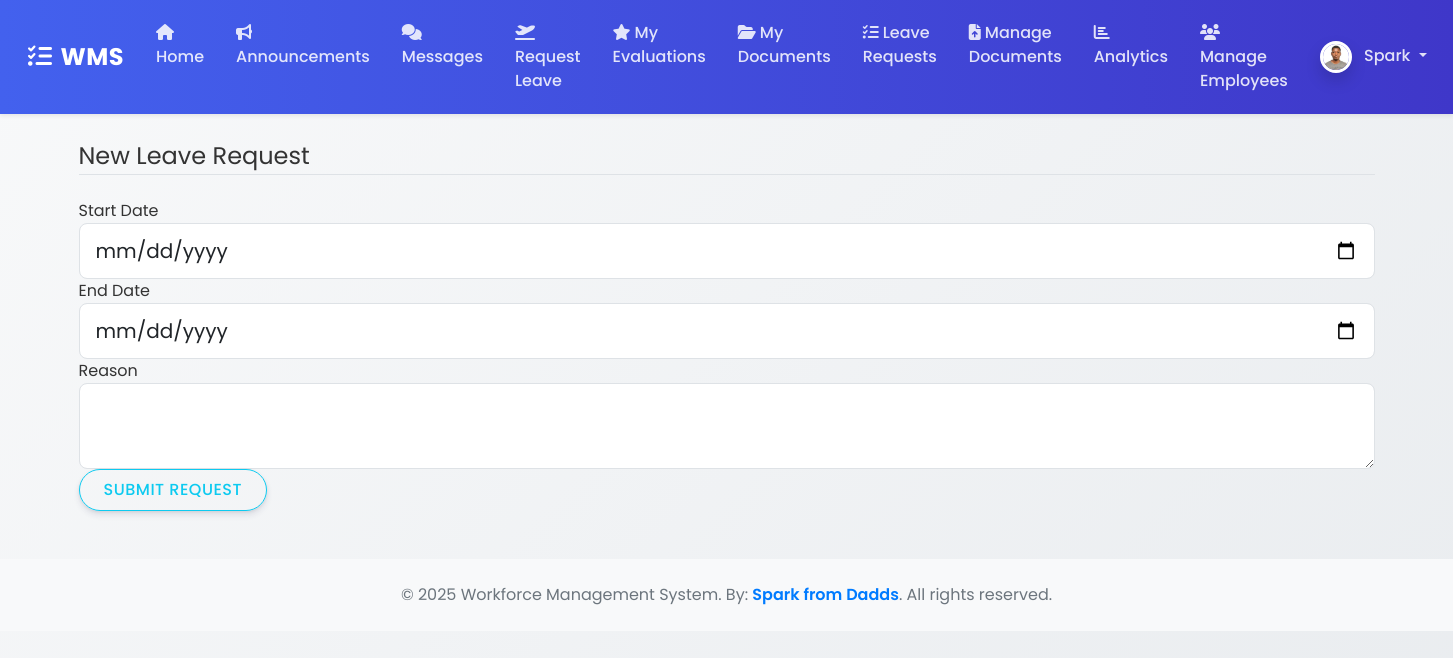
Page /leave/new (signed in) on the committed database.
### wms/models.py (models this page shows, shortened)
class ProfilePicture(db.Model):
    id = db.Column(db.Integer, primary_key=True)
    filename = db.Column(db.String(100), nullable=False)
    upload_date = db.Column(db.DateTime, nullable=False, default=datetime.datetime.utcnow)
    user_id = db.Column(db.Integer, db.ForeignKey('user.id'), nullable=False, unique=True)

class User(UserMixin, db.Model):
    id = db.Column(db.Integer, primary_key=True)
    username = db.Column(db.String(150), unique=True, nullable=False)
    email = db.Column(db.String(150), unique=True, nullable=False)
    password_hash = db.Column(db.String(256))
    role = db.Column(db.String(50), nullable=False, default='Employee') # Roles: Admin, Manager, Employee
    profile_picture = db.relationship('ProfilePicture', backref='user', uselist=False)

### wms/routes.py (the view, shortened to what this page needs)
@main_bp.route("/leave/new", methods=['GET', 'POST'])
@login_required
def new_leave_request():
    form = LeaveRequestForm()
    return render_template('create_leave_request.html', title='New Leave Request', form=form, legend='New Leave Request')

### wms/forms.py
class LeaveRequestForm(FlaskForm):
    start_date = DateField('Start Date', format='%Y-%m-%d', validators=[DataRequired()])
    end_date = DateField('End Date', format='%Y-%m-%d', validators=[DataRequired()])
    reason = TextAreaField('Reason', validators=[DataRequired()])
    submit = SubmitField('Submit Request')

### wms/__init__.py (called while the page is built)
def create_app():
    app = Flask(__name__)
    app.config['SECRET_KEY'] = os.environ.get('SECRET_KEY', 'a-very-secret-key-for-dev')
    app.config['SQLALCHEMY_DATABASE_URI'] = os.environ.get('DATABASE_URL', 'sqlite:///wms.db')
    app.config['SQLALCHEMY_TRACK_MODIFICATIONS'] = False
    app.config['UPLOAD_FOLDER'] = os.path.join(app.root_path, 'static/uploads')
    db.init_app(app)
    login_manager.init_app(app)
    csrf.init_app(app)
    migrate.init_app(app, db) # Initialize Migrate with app and db
    login_manager.login_view = 'main.login'
    login_manager.login_message_category = 'info'
    from wms.routes import main_bp
    app.register_blueprint(main_bp)
    with app.app_context():
        from . import models
    @login_manager.user_loader
    def load_user(user_id):
        from .models import User
        return User.query.get(int(user_id))
    return app

### wms/templates/create_leave_request.html (shortened to what this page needs)
{% extends "base.html" %}
{% block content %}
    <div class="content-section">
        <form method="POST" action="">
            <fieldset class="form-group">
                <legend class="border-bottom mb-4">{{ legend }}</legend>
                <div class="form-group">
                    {{ form.start_date.label(class="form-control-label") }}
                    {% if form.start_date.errors %}
                        {{ form.start_date(class="form-control form-control-lg is-invalid") }}
                        <div class="invalid-feedback">
                            {% for error in form.start_date.errors %}
                                <span>{{ error }}</span>
                            {% endfor %}
                        </div>
                    {% else %}
                        {{ form.start_date(class="form-control form-control-lg") }}
                    {% endif %}
                </div>
                <div class="form-group">
                    {{ form.end_date.label(class="form-control-label") }}
                    {% if form.end_date.errors %}
                        {{ form.end_date(class="form-control form-control-lg is-invalid") }}
                        <div class="invalid-feedback">
                            {% for error in form.end_date.errors %}
                                <span>{{ error }}</span>
                            {% endfor %}
                        </div>
                    {% else %}
                        {{ form.end_date(class="form-control form-control-lg") }}
                    {% endif %}
                </div>
                <div class="form-group">
                    {{ form.reason.label(class="form-control-label") }}
                    {% if form.reason.errors %}
                        {{ form.reason(class="form-control form-control-lg is-invalid") }}
                        <div class="invalid-feedback">
                            {% for error in form.reason.errors %}
                                <span>{{ error }}</span>
                            {% endfor %}
                        </div>
                    {% else %}
                        {{ form.reason(class="form-control form-control-lg") }}
                    {% endif %}
                </div>
            </fieldset>
            <div class="form-group">
                {{ form.submit(class="btn btn-outline-info") }}
            </div>
        </form>
    </div>
{% endblock content %}

### wms/templates/base.html (shortened to what this page needs)
<!DOCTYPE html>
<html>
<head>
    <link rel="stylesheet" href="https://cdn.jsdelivr.net/npm/bootstrap@5.1.3/dist/css/bootstrap.min.css">
    <link rel="stylesheet" href="https://cdnjs.cloudflare.com/ajax/libs/font-awesome/6.5.0/css/all.min.css">
    <link rel="stylesheet" href="{{ url_for('static', filename='css/styles.css') }}">
</head>
<body>
    <nav class="navbar navbar-expand-lg navbar-dark shadow-sm sticky-top">
        <div class="container-fluid">
            <a class="navbar-brand" href="#"><i class="fas fa-tasks me-2"></i>WMS</a>
            <div class="collapse navbar-collapse" id="navbarContent">
                <ul class="navbar-nav me-auto mb-2 mb-lg-0">
                    {% if current_user.is_authenticated %}
                        <li class="nav-item"><a class="nav-link" href="{{ url_for('main.home') }}"><i class="fas fa-home me-1"></i>Home</a></li>
                        <li class="nav-item"><a class="nav-link" href="{{ url_for('main.announcements') }}"><i class="fas fa-bullhorn me-1"></i>Announcements</a></li>
                        <li class="nav-item"><a class="nav-link" href="{{ url_for('main.messages') }}"><i class="fas fa-comments me-1"></i>Messages</a></li>
                        <li class="nav-item"><a class="nav-link" href="{{ url_for('main.new_leave_request') }}"><i class="fas fa-plane-departure me-1"></i>Request Leave</a></li>
                        <li class="nav-item"><a class="nav-link" href="{{ url_for('main.view_evaluations', user_id=current_user.id) }}"><i class="fas fa-star me-1"></i>My Evaluations</a></li>
                        <li class="nav-item"><a class="nav-link" href="{{ url_for('main.my_documents') }}"><i class="fas fa-folder-open me-1"></i>My Documents</a></li>
                        {% if current_user.role in ['Admin', 'Manager'] %}
                            <li class="nav-item"><a class="nav-link" href="{{ url_for('main.leave_requests') }}"><i class="fas fa-tasks me-1"></i>Leave Requests</a></li>
                            <li class="nav-item"><a class="nav-link" href="{{ url_for('main.documents') }}"><i class="fas fa-file-upload me-1"></i>Manage Documents</a></li>
                            <li class="nav-item"><a class="nav-link" href="{{ url_for('main.analytics') }}"><i class="fas fa-chart-bar me-1"></i>Analytics</a></li>
                            <li class="nav-item"><a class="nav-link" href="{{ url_for('main.manage_employees') }}"><i class="fas fa-users me-1"></i>Manage Employees</a></li>
                        {% endif %}
                    {% endif %}
                </ul>
                <ul class="navbar-nav">
                    {% if current_user.is_authenticated %}
                        <li class="nav-item dropdown">
                            <a class="nav-link dropdown-toggle" href="#" id="navbarDropdown" role="button" data-bs-toggle="dropdown" aria-expanded="false">
                                {% if current_user.profile_picture %}
                                    <img src="{{ url_for('static', filename='uploads/profile_pics/' + current_user.profile_picture.filename) }}"
                                         class="rounded-circle profile-picture" width="32" height="32" alt="Profile Picture">
                                {% else %}
                                    <img src="{{ url_for('static', filename='uploads/profile_pics/default.png') }}"
                                         class="rounded-circle profile-picture" width="32" height="32" alt="Default Profile Picture">
                                {% endif %}
                                <span class="ms-2">{{ current_user.username }}</span>
                            </a>
                        </li>
                    {% else %}
                        <li class="nav-item"><a class="nav-link" href="{{ url_for('main.login') }}"><i class="fas fa-sign-in-alt me-1"></i>Login</a></li>
                        <li class="nav-item"><a class="nav-link" href="{{ url_for('main.register') }}"><i class="fas fa-user-plus me-1"></i>Register</a></li>
                    {% endif %}
                </ul>
            </div>
        </div>
    </nav>
    <div class="container mt-4">
        {% block content %}{% endblock %}
    </div>
    <footer class="bg-light text-center text-muted py-4 mt-5">
  <div class="container">
    <p class="mb-0">
      © 2025 Workforce Management System. By:
      <span style="color: #007BFF; font-weight: 600;">Spark from Dadds</span>.
      All rights reserved.
    </p>
  </div>
</footer>
</body>
</html>

### wms/static/css/styles.css (style rules this page uses)
:root { --primary-color: #4361ee; --secondary-color: #3f37c9; --success-color: #4cc9f0; --info-color: #4895ef; --warning-color: #f72585; --danger-color: #e63946; --light-color: #f8f9fa; --dark-color: #212529; }
body { background: linear-gradient(135deg, #f8f9fa 0%, #e9ecef 100%); min-height: 100vh; font-family: 'Poppins', sans-serif; color: #333; }
.navbar { background: linear-gradient(90deg, var(--primary-color) 0%, var(--secondary-color) 100%) !important; padding: 0.8rem 1rem; }
.navbar-brand { font-weight: 700; letter-spacing: 0.5px; font-size: 1.5rem; color: white !important; }
.navbar-dark .navbar-nav .nav-link { color: rgba(255, 255, 255, 0.85); font-weight: 500; padding: 0.5rem 1rem; border-radius: 4px; transition: all 0.3s ease; }
.btn { border-radius: 50px; padding: 0.5rem 1.5rem; font-weight: 500; text-transform: uppercase; letter-spacing: 0.5px; transition: all 0.3s ease; box-shadow: 0 4px 6px rgba(50, 50, 93, 0.11), 0 1px 3px rgba(0, 0, 0, 0.08); }
.form-control, .form-select { border-radius: 0.5rem; padding: 0.75rem 1rem; border: 1px solid #dee2e6; transition: all 0.3s ease; }
.profile-picture { border: 3px solid white; box-shadow: 0 0.5rem 1rem rgba(0, 0, 0, 0.15); }
.container { animation: fadeIn 0.5s ease-out; }

### rows in the picture
ProfilePicture: filename (picture)
User: username "Spark"

### other values in the picture
{{ legend }} "New Leave Request"
